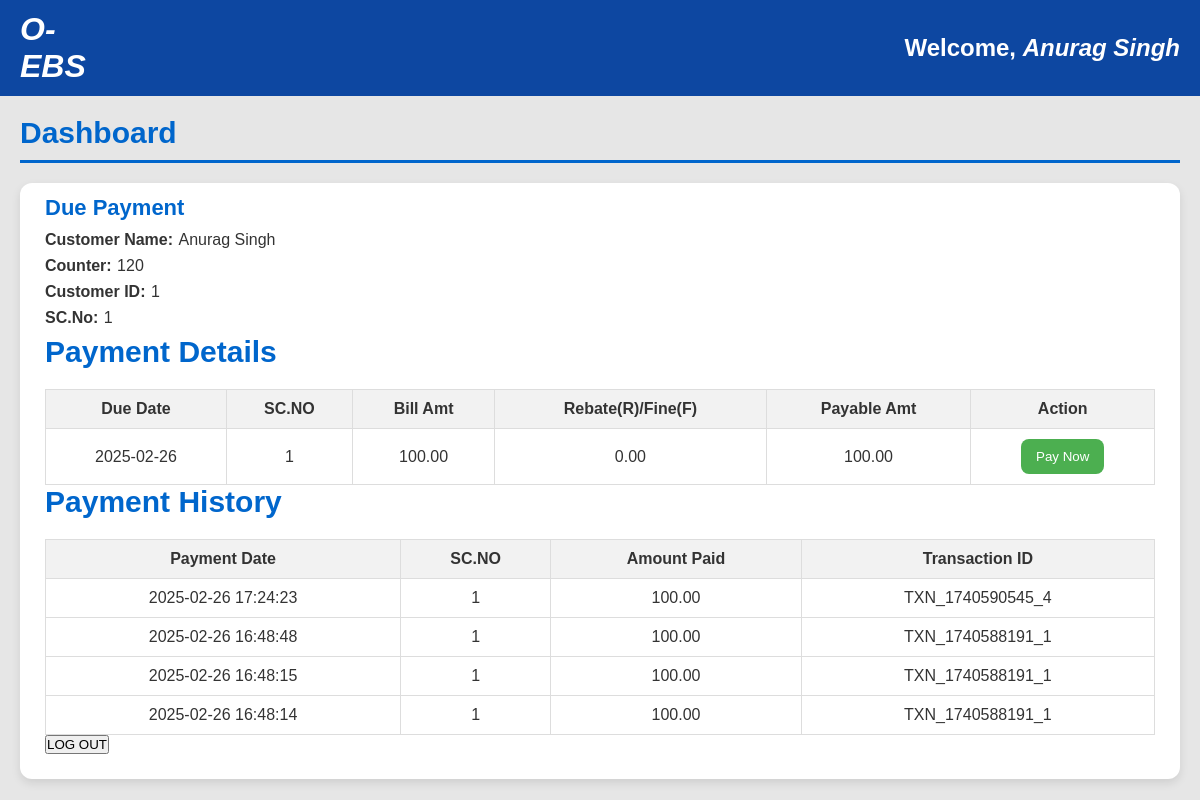
Page /User Page/user.php (signed in) on the committed database.
### tables this page shows
CREATE TABLE `payments` (
  `id` int NOT NULL,
  `sc_no` varchar(255) NOT NULL,
  `bill_amt` decimal(10,2) NOT NULL,
  `rebate_fine` decimal(10,2) DEFAULT '0.00',
  `payable_amt` decimal(10,2) NOT NULL,
  `due_date` date NOT NULL,
  `status` enum('pending','paid') DEFAULT 'pending',
  `created_at` timestamp NULL DEFAULT CURRENT_TIMESTAMP
);

CREATE TABLE `payment_history` (
  `id` int NOT NULL,
  `sc_no` varchar(255) NOT NULL,
  `payment_date` timestamp NULL DEFAULT CURRENT_TIMESTAMP,
  `amount` decimal(10,2) NOT NULL,
  `transaction_id` varchar(255) NOT NULL,
  `amount_paid` decimal(10,2) DEFAULT '0.00'
);

### User Page/user.php (the view, shortened to what this page needs)
<?php
$userData = [
    'email' => $_SESSION['email'],
    'fullname' => $_SESSION['fullname'],
    'userid' => $_SESSION['userid'],
    'contact' => $_SESSION['contact'],
    'counter' => $_SESSION['counter'],
    'snno' => $_SESSION['snno']
];
$host = 'localhost';
$user = 'root';
$password = 'root';
$database = 'epay';
$conn = new mysqli($host, $user, $password, $database);
$paymentQuery = "SELECT * FROM payments WHERE sc_no = ? ORDER BY due_date DESC";
$stmt = $conn->prepare($paymentQuery);
$stmt->bind_param("s", $userData['snno']);
$stmt->execute();
$paymentResult = $stmt->get_result();
$historyQuery = "SELECT * FROM payment_history WHERE sc_no = ? ORDER BY payment_date DESC";
$stmt = $conn->prepare($historyQuery);
$stmt->bind_param("s", $userData['snno']);
$stmt->execute();
$historyResult = $stmt->get_result();
?>
<!DOCTYPE html>
<html lang="en">
<head>
    <link rel="stylesheet" href="user.css">
</head>
<body>
    <div class="Header">
        <div class="logo">
            <h1>O-<br>EBS</h1>
        </div>
        <div class="welcome-text">
            <p>Welcome, <span><?= htmlspecialchars($userData['fullname']); ?></span></p>
        </div>
    </div>
    <div class="Dashboard">
        <h2>Dashboard</h2>
        <div class="Dashboard-line"></div>
        <div class="due-payment">
            <h3>Due Payment</h3>
            <div class="customer-info">
                <p>Customer Name: <span><?= htmlspecialchars($userData['fullname']); ?></span></p>
                <p>Counter: <span><?= htmlspecialchars($userData['counter']); ?></span></p>
                <p>Customer ID: <span><?= htmlspecialchars($userData['userid']); ?></span></p>
                <p>SC.No: <span><?= htmlspecialchars($userData['snno']); ?></span></p>
            </div>
            <h2>Payment Details</h2>
            <table class="payment-table">
                <thead>
                    <tr>
                        <th>Due Date</th>
                        <th>SC.NO</th>
                        <th>Bill Amt</th>
                        <th>Rebate(R)/Fine(F)</th>
                        <th>Payable Amt</th>
                        <th>Action</th>
                    </tr>
                </thead>
                <tbody>
                    <?php while ($row = $paymentResult->fetch_assoc()): ?>
                        <tr>
                            <td><?= htmlspecialchars($row['due_date']); ?></td>
                            <td><?= htmlspecialchars($row['sc_no']); ?></td>
                            <td><?= htmlspecialchars($row['bill_amt']); ?></td>
                            <td><?= htmlspecialchars($row['rebate_fine']); ?></td>
                            <td><?= htmlspecialchars($row['payable_amt']); ?></td>
                            <td>
                                <form action="user.php" method="POST">
                                    <button type="submit" name="pay_now" class="pay-now">Pay Now</button>
                                </form>
                            </td>
                        </tr>
                    <?php endwhile; ?>
                </tbody>
            </table>
            <h2>Payment History</h2>
            <table class="history-table">
                <thead>
                    <tr>
                        <th>Payment Date</th>
                        <th>SC.NO</th>
                        <th>Amount Paid</th>
                        <th>Transaction ID</th>
                    </tr>
                </thead>
                <tbody>
                    <?php while ($row = $historyResult->fetch_assoc()): ?>
                        <tr>
                            <td><?= htmlspecialchars($row['payment_date']); ?></td>
                            <td><?= htmlspecialchars($row['sc_no']); ?></td>
                            <td><?= htmlspecialchars($row['amount']); ?></td>
                            <td><?= htmlspecialchars($row['transaction_id']); ?></td>
                        </tr>
                    <?php endwhile; ?>
                </tbody>
            </table>
            <button class="log-out" onclick="window.location.href='logout.php';">LOG OUT</button>
        </div>
    </div>
</body>
</html>

### User Page/user.css (style rules this page uses)
* { margin: 0; padding: 0; box-sizing: border-box; }
body { background-color: #E6E6E6; font-family: Arial, sans-serif; color: #333; }
.Header { display: flex; background-color: #0D47A1; justify-content: space-between; padding: 11px 20px; align-items: center; }
.logo { font-size: 16px; font-weight: bold; font-style: italic; color: white; }
.welcome-text { font-size: 24px; font-weight: bold; color: white; }
.welcome-text span { font-style: italic; }
.Dashboard { padding: 20px; }
.Dashboard h2 { font-size: 30px; color: #06c; margin-bottom: 10px; }
.Dashboard-line { height: 3px; background-color: #06c; margin-bottom: 20px; }
.due-payment, .bill-history { background-color: #fff; padding: 25px; margin-top: 20px; border-radius: 12px; box-shadow: 0 4px 10px rgba(0, 0, 0, 0.1); }
.due-payment h3, .bill-history h3 { font-size: 22px; color: #06c; margin-top: -13px; margin-bottom: 10px; }
.customer-info p { margin-bottom: 8px; font-weight: bold; }
.customer-info p span { font-weight: 200; margin-left: 1px; text-decoration: wavy; }
table { width: 100%; border-collapse: collapse; margin-top: 15px; }
.payment-table th, .history-table th { border: 1px solid #ccc; padding: 10px; text-align: center; font-size: 16px; }
.payment-table td, .history-table td { border: 1px solid #ccc; padding: 20px; text-align: center; font-size: 16px; }
.payment-table thead, .history-table thead { background-color: #e0e0e0; color: #333; }

### User Page/user.php (style rules this page uses)
.pay-now { background-color: #4CAF50; color: white; padding: 10px 15px; border: none; border-radius: 8px; cursor: pointer; }
.history-table, .payment-table { width: 100%; border-collapse: collapse; margin-top: 20px; }
.history-table th, .history-table td, .payment-table th, .payment-table td { border: 1px solid #ddd; padding: 10px; text-align: center; }
.history-table th, .payment-table th { background-color: #f2f2f2; }

### rows in the picture
payments: due_date "2025-02-26", sc_no "1", bill_amt "100.00", rebate_fine "0.00", payable_amt "100.00"
payment_history: payment_date "2025-02-26 17:24:23", sc_no "1", amount "100.00", transaction "TXN_1740590545_4"
payment_history: payment_date "2025-02-26 16:48:48", sc_no "1", amount "100.00", transaction "TXN_1740588191_1"
payment_history: payment_date "2025-02-26 16:48:15", sc_no "1", amount "100.00", transaction "TXN_1740588191_1"
payment_history: payment_date "2025-02-26 16:48:14", sc_no "1", amount "100.00", transaction "TXN_1740588191_1"

### other values in the picture
$userData['fullname'] "Anurag Singh"
$userData['counter'] "120"
$userData['userid'] "1"
$userData['snno'] "1"
